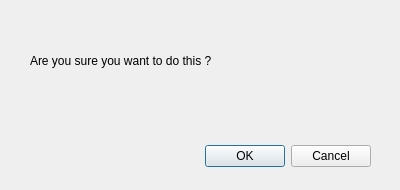
<?xml version="1.0" encoding="UTF-8"?>
<ui version="4.0">
 <class>MyDialog</class>
 <widget class="QDialog" name="MyDialog">
  <property name="geometry">
   <rect>
    <x>0</x>
    <y>0</y>
    <width>400</width>
    <height>190</height>
   </rect>
  </property>
  <property name="windowTitle">
   <string>Dialog</string>
  </property>
  <widget class="QDialogButtonBox" name="buttonBox">
   <property name="geometry">
    <rect>
     <x>30</x>
     <y>140</y>
     <width>341</width>
     <height>32</height>
    </rect>
   </property>
   <property name="orientation">
    <enum>Qt::Horizontal</enum>
   </property>
   <property name="standardButtons">
    <set>QDialogButtonBox::Cancel|QDialogButtonBox::Ok</set>
   </property>
  </widget>
  <widget class="QLabel" name="label">
   <property name="geometry">
    <rect>
     <x>30</x>
     <y>10</y>
     <width>341</width>
     <height>101</height>
    </rect>
   </property>
   <property name="text">
    <string>Are you sure you want to do this ?</string>
   </property>
  </widget>
 </widget>
 <resources/>
 <connections>
  <connection>
   <sender>buttonBox</sender>
   <signal>accepted()</signal>
   <receiver>MyDialog</receiver>
   <slot>accept()</slot>
   <hints>
    <hint type="sourcelabel">
     <x>248</x>
     <y>254</y>
    </hint>
    <hint type="destinationlabel">
     <x>157</x>
     <y>274</y>
    </hint>
   </hints>
  </connection>
  <connection>
   <sender>buttonBox</sender>
   <signal>rejected()</signal>
   <receiver>MyDialog</receiver>
   <slot>reject()</slot>
   <hints>
    <hint type="sourcelabel">
     <x>316</x>
     <y>260</y>
    </hint>
    <hint type="destinationlabel">
     <x>286</x>
     <y>274</y>
    </hint>
   </hints>
  </connection>
 </connections>
</ui>
